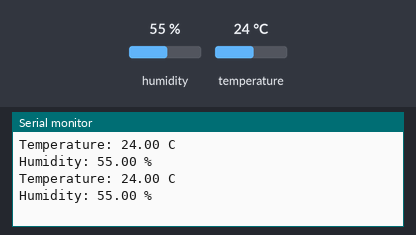
Simulated run of this sketch. Board: Arduino Uno, built with avr-gcc and run on an emulated ATmega328P. Parts: the last lines printed to the serial monitor. The inputs (shaded band) are chosen by the test bench; at power-on: humidity 55 %, temperature 24 °C.

Above: at 2.8 s.
2.9 s: humidity set to 22 %
At 4.6 s:
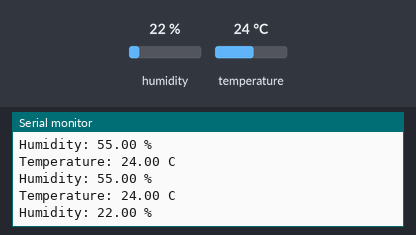
5.6 s: temperature set to 12 °C
At 6.4 s:
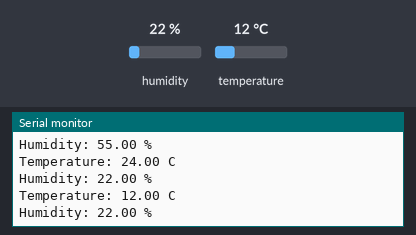
8.3 s: humidity set to 40 %
At 11.1 s:
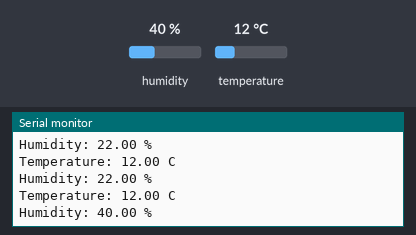
Timing chart, 0 to 12.6 s (numbered marks = the images above; inputs shaded):
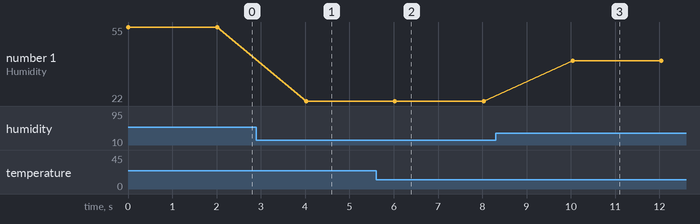

The sketch:

sketch.ino
```cpp
#include <DHT.h>

#define DHTPIN 15
#define DHTTYPE DHT22

DHT dht(DHTPIN, DHTTYPE);

void setup() {
  Serial.begin(115200);
  dht.begin();
}

void loop() {
  float temperature = dht.readTemperature();
  float humidity = dht.readHumidity();

  Serial.print("Temperature: ");
  Serial.print(temperature);
  Serial.println(" C");

  Serial.print("Humidity: ");
  Serial.print(humidity);
  Serial.println(" %");

  delay(2000);
}
```

Measured:
- after the input at 2.9 s, the serial monitor: prints a new line after 1.1 s (image 1)
- after the input at 5.6 s, the serial monitor: prints a new line after 0.42 s (image 2)
- after the input at 8.3 s, the serial monitor: prints a new line after 1.7 s (image 3)
- plotted number 1: 55 → 22 after the input at 2.9 s, 22 → 40 after the input at 8.3 s
